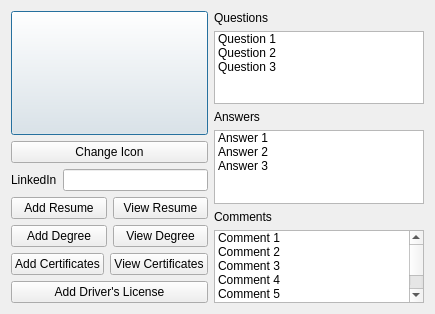
<?xml version="1.0" encoding="UTF-8"?>
<ui version="4.0">
 <class>Profile</class>
 <widget class="QDialog" name="Profile">
  <property name="geometry">
   <rect>
    <x>0</x>
    <y>0</y>
    <width>435</width>
    <height>314</height>
   </rect>
  </property>
  <property name="windowTitle">
   <string>Profile</string>
  </property>
  <layout class="QGridLayout" name="gridLayout">
   <item row="1" column="0">
    <layout class="QHBoxLayout" name="horizontalLayout_8">
     <item>
      <layout class="QVBoxLayout" name="verticalLayout_5">
       <item>
        <layout class="QVBoxLayout" name="verticalLayout_4">
         <item>
          <widget class="QPushButton" name="pushButton_profilePic">
           <property name="sizePolicy">
            <sizepolicy hsizetype="Minimum" vsizetype="Minimum">
             <horstretch>0</horstretch>
             <verstretch>0</verstretch>
            </sizepolicy>
           </property>
           <property name="text">
            <string/>
           </property>
          </widget>
         </item>
         <item>
          <widget class="QPushButton" name="pushButton">
           <property name="text">
            <string>Change Icon</string>
           </property>
          </widget>
         </item>
         <item>
          <layout class="QVBoxLayout" name="verticalLayout">
           <item>
            <layout class="QHBoxLayout" name="horizontalLayout">
             <item>
              <widget class="QLabel" name="label_4">
               <property name="text">
                <string>LinkedIn</string>
               </property>
              </widget>
             </item>
             <item>
              <widget class="QLineEdit" name="lineEdit_LinkedInLine">
               <property name="sizePolicy">
                <sizepolicy hsizetype="Expanding" vsizetype="Fixed">
                 <horstretch>0</horstretch>
                 <verstretch>0</verstretch>
                </sizepolicy>
               </property>
              </widget>
             </item>
            </layout>
           </item>
           <item>
            <layout class="QHBoxLayout" name="horizontalLayout_2">
             <item>
              <widget class="QPushButton" name="pushButton_AddResume">
               <property name="text">
                <string>Add Resume</string>
               </property>
              </widget>
             </item>
             <item>
              <widget class="QPushButton" name="pushButton_ViewResume">
               <property name="text">
                <string>View Resume</string>
               </property>
              </widget>
             </item>
            </layout>
           </item>
           <item>
            <layout class="QHBoxLayout" name="horizontalLayout_3">
             <item>
              <widget class="QPushButton" name="pushButton_AddDegree">
               <property name="text">
                <string>Add Degree</string>
               </property>
              </widget>
             </item>
             <item>
              <widget class="QPushButton" name="pushButton_ViewDegree">
               <property name="text">
                <string>View Degree</string>
               </property>
              </widget>
             </item>
            </layout>
           </item>
           <item>
            <layout class="QHBoxLayout" name="horizontalLayout_4">
             <item>
              <widget class="QPushButton" name="pushButton_AddCertificates">
               <property name="text">
                <string>Add Certificates</string>
               </property>
              </widget>
             </item>
             <item>
              <widget class="QPushButton" name="pushButton_ViewCertificates">
               <property name="text">
                <string>View Certificates</string>
               </property>
              </widget>
             </item>
            </layout>
           </item>
           <item>
            <widget class="QPushButton" name="pushButton_AddDriverLicense">
             <property name="text">
              <string>Add Driver's License</string>
             </property>
            </widget>
           </item>
          </layout>
         </item>
        </layout>
       </item>
      </layout>
     </item>
     <item>
      <layout class="QVBoxLayout" name="verticalLayout_7">
       <item>
        <widget class="QLabel" name="label">
         <property name="text">
          <string>Questions</string>
         </property>
        </widget>
       </item>
       <item>
        <widget class="QListWidget" name="listWidget_postsFromProfile">
         <item>
          <property name="text">
           <string>Question 1</string>
          </property>
         </item>
         <item>
          <property name="text">
           <string>Question 2</string>
          </property>
         </item>
         <item>
          <property name="text">
           <string>Question 3</string>
          </property>
         </item>
        </widget>
       </item>
       <item>
        <widget class="QLabel" name="label_3">
         <property name="text">
          <string>Answers</string>
         </property>
        </widget>
       </item>
       <item>
        <widget class="QListWidget" name="listWidget_answersFromProfile">
         <item>
          <property name="text">
           <string>Answer 1</string>
          </property>
         </item>
         <item>
          <property name="text">
           <string>Answer 2</string>
          </property>
         </item>
         <item>
          <property name="text">
           <string>Answer 3</string>
          </property>
         </item>
        </widget>
       </item>
       <item>
        <widget class="QLabel" name="label_2">
         <property name="text">
          <string>Comments</string>
         </property>
        </widget>
       </item>
       <item>
        <widget class="QListWidget" name="listWidget_commentsFromProfile">
         <item>
          <property name="text">
           <string>Comment 1</string>
          </property>
         </item>
         <item>
          <property name="text">
           <string>Comment 2</string>
          </property>
         </item>
         <item>
          <property name="text">
           <string>Comment 3</string>
          </property>
         </item>
         <item>
          <property name="text">
           <string>Comment 4</string>
          </property>
         </item>
         <item>
          <property name="text">
           <string>Comment 5</string>
          </property>
         </item>
         <item>
          <property name="text">
           <string>Comment 6</string>
          </property>
         </item>
         <item>
          <property name="text">
           <string>Comment 7</string>
          </property>
         </item>
        </widget>
       </item>
      </layout>
     </item>
    </layout>
   </item>
  </layout>
 </widget>
 <resources/>
 <connections/>
</ui>
